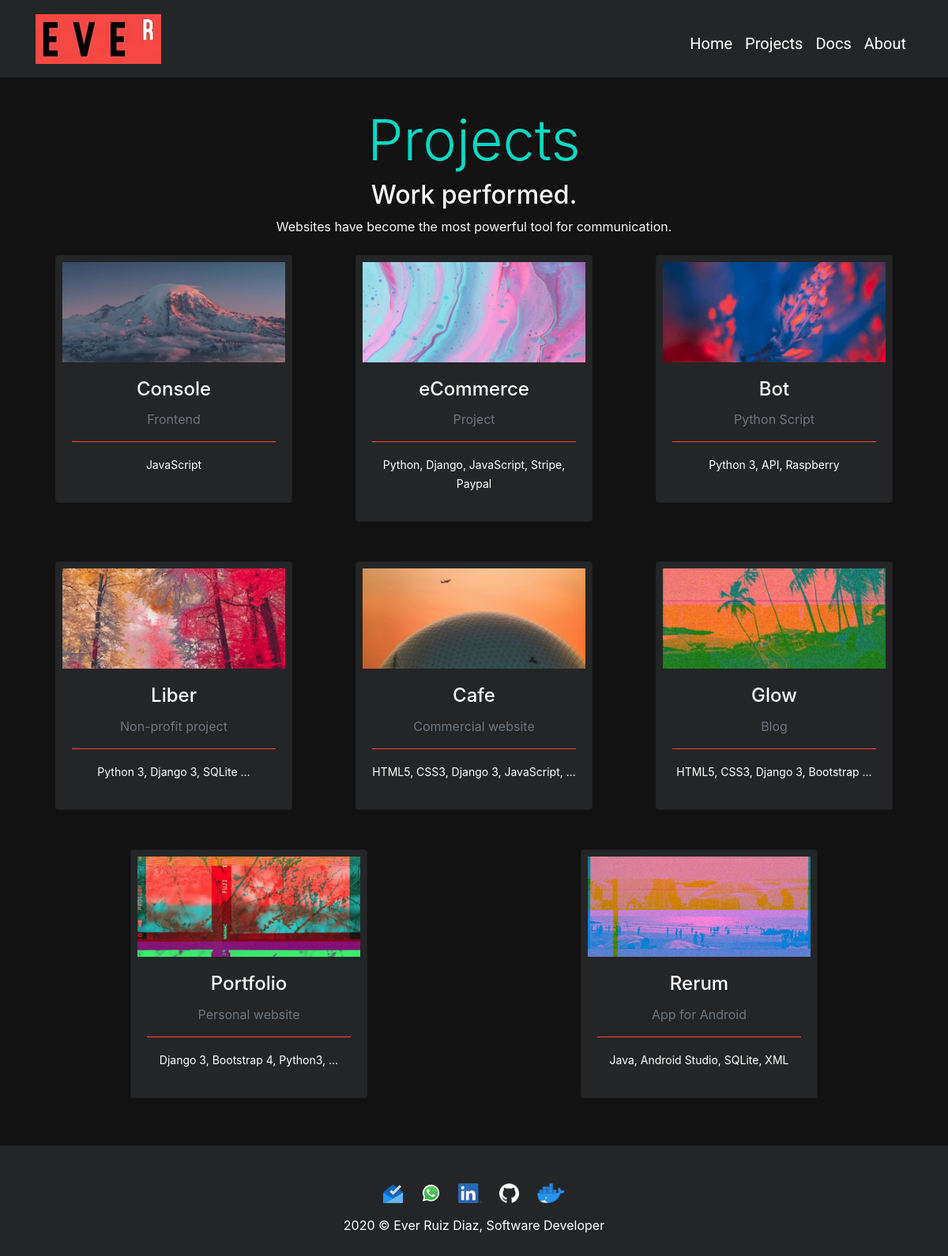
The page /projects/ on the database as committed earlier.
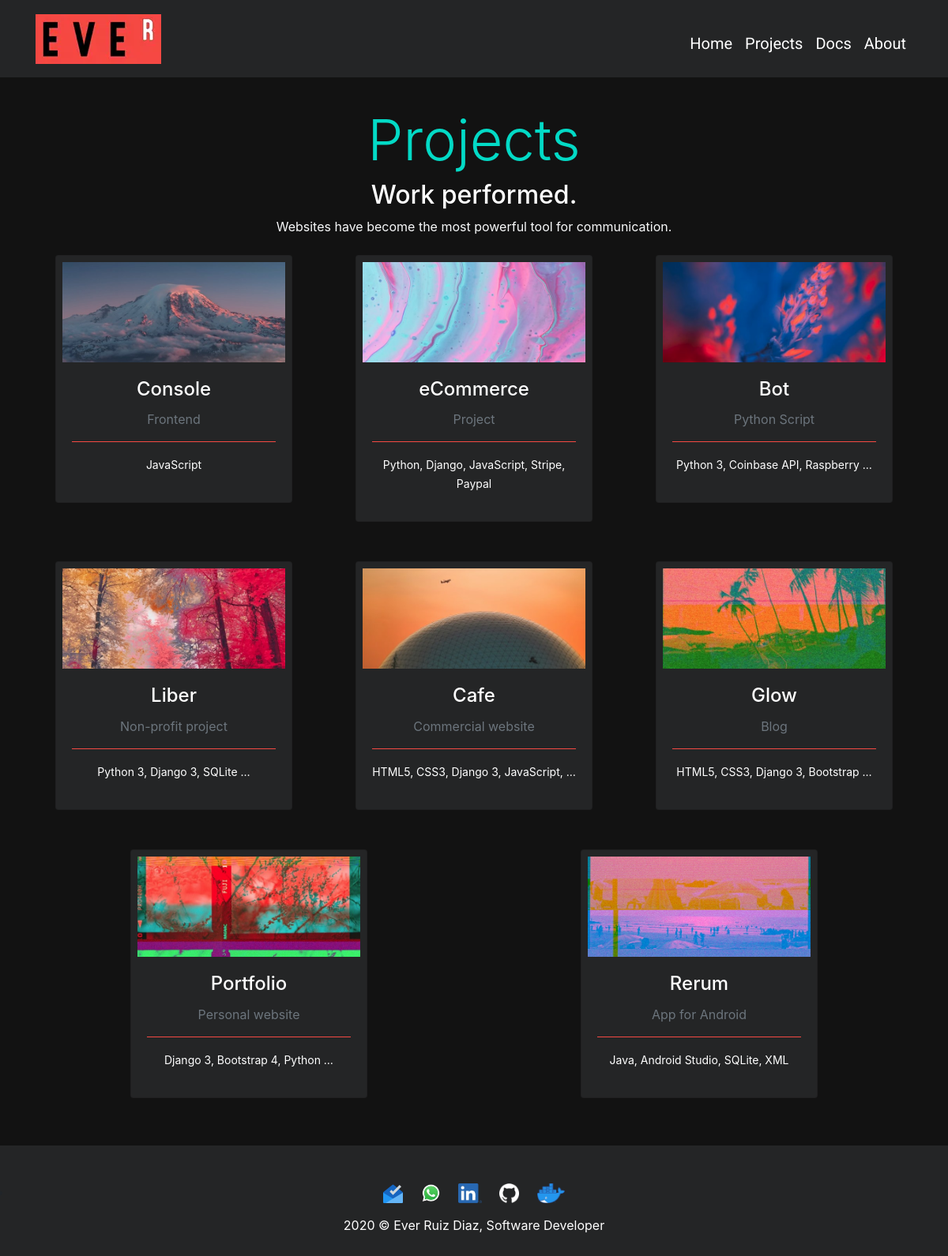
The same page on the database as committed later.
### apps/projects/models.py (models this page shows, shortened)
class Projects(models.Model):
    image = models.ImageField(upload_to="projects/card", verbose_name="Card image", null=True, blank=True)
    screen = models.ImageField(upload_to="projects/modal", verbose_name="Modal image", null=True, blank=True)
    title = models.CharField(max_length=50, verbose_name="Titulo")
    subtitle = models.CharField(max_length=50, verbose_name="Subtitulo", null=True)
    staff = models.CharField(max_length=120, verbose_name="Staff tecnologico", null=True)
    description = RichTextField(verbose_name="Descripcion")
    link = models.URLField(null=True, blank=True, verbose_name="GitHub")
    ordering = SmallIntegerField(verbose_name='Orden', default=0)
    created = models.DateTimeField(auto_now_add=True, verbose_name='Fecha de creación')
    updated = models.DateTimeField(auto_now=True, verbose_name='Fecha de actualización')
    class Meta:
        verbose_name = "Proyecto"
        verbose_name_plural = "Proyectos"
        ordering = ['ordering','created']

### apps/projects/views.py (the view)
# urls.py: path('', views.projects, name="projects")
def projects(request):
    projects = Projects.objects.all()
    return render(request, 'projects/projects.html', {'projects':projects})

### apps/projects/templates/projects/projects.html (shortened to what this page needs)
{% extends 'core/base.html' %}
{% load static %}
{% block content %}
<div id="header">
  <h1 class="supertitle display-3">Projects</h1>
  <h2 id="subheader" class="px-2">Work performed.</h2>
  <p id="superp" class="text-light">Websites have become the most powerful tool for communication.</p>
</div>
<div class="container">
  <div class="row">
    {% for project in projects %}
    <div class="mx-auto">
      <a href="#" title="{{project.title}}" type="button" data-toggle="modal" data-target="#{{project.title}}" style="text-decoration: none;">
        <div id="tarjeta" class="card" style="background-color: #242526; ">
          <div class="project-image-container px-2">
            <div class="project-image-wrapper mb-2">
              <img id="logan" class="mt-2" src="{{ project.image.url }}" alt="">
            </div>
          </div>
          <div class="card-body">
            <h4 class="card-title text-white text-center">{{project.title}}</h4>
            <p class="text-muted text-center">{{project.subtitle}}</p>
            <hr style="border-color: #F54943;">
            <p class="text-white text-center"><small>{{project.staff|truncatewords_html:5}}</small></p>
          </div>
        </div>
      </a>
    </div>
    {% endfor %}
  </div>
</div>
{% endblock %}

### apps/core/templates/core/base.html (shortened to what this page needs)
<!DOCTYPE html>
<html lang="en">
<head>
    {% load static %}
    {% load bootstrap4 %}
    {% load bootstrap4 %}{% bootstrap_css %}
    <link href="{% static 'core/css/styles.css' %}" rel="stylesheet">
    <link href="{% static 'core/css/media.css' %}" media="(max-width:800px)" rel="stylesheet">
</head>
<body>
    {% include 'core/navigation.html' %}
    {% block content %}{% endblock %}
    {% include 'core/footer.html' %}
</body>
</html>

### apps/core/templates/core/navigation.html (shortened to what this page needs)
{% load static %}
<nav class="navbar navbar-expand-md navbar-dark">
    <div class="container">
        <a href="{% url 'home' %}" class="navbar-brand"><img id="logo" src="{% static 'core/img/logo.webp' %}" title="Ever"></a>
        <div class="collapse navbar-collapse navigation" id="testNavbar">
            <ul class="navbar-nav ml-auto pb-2">
                <li class="nav-item" style="height: 50px;"><a class="nav-link blockquote mt-4" href="{% url 'home' %}">Home</a></li>
                <li class="nav-item" style="height: 50px;"><a class="nav-link blockquote mt-4" href="{% url 'projects' %}">Projects</a></li>
                <li class="nav-item" style="height: 50px;"><a class="nav-link blockquote mt-4" href="{% url 'docs' %}">Docs</a></li>
                <li class="nav-item mb-4" style="height: 50px;"><a class="nav-link blockquote mt-4" href="{% url 'about' %}">About</a></li>
            </ul>
        </div>
    </div>
</nav>

### apps/core/templates/core/footer.html
{% load static %}
<footer class="col-md-12" id="abajo">
    <div id="redes">
        <ul style="padding-left: 0px !important;">
            <li>
                <a target="blank" href="{% url 'contact' %}"><img style="max-height: 25px; max-width: 35px;" src="{% static 'core/img/inbox.svg' %}" title="Contact me"></a>
                <a target="blank" href="https://wa.me/393312629203"><img style="max-height: 25px; max-width: 35px;" src="{% static 'core/img/whatsapp.webp' %}" title="Send me a Whatsapp"></a>
                <a target="blank" href="https://www.linkedin.com/in/everdev/"><img style="max-height: 25px; max-width: 35px;" src="{% static 'core/img/linkedin.webp' %}" title="LinkedIn"></a>
                <a target="blank" href="https://github.com/ruizdiazever"><img style="max-height: 25px; max-width: 35px;" src="{% static 'core/img/github.webp' %}" title="GitHub"></a>
                <a target="blank" href="https://hub.docker.com/u/ruizdiazever/"><img style="max-height: 25px; max-width: 35px;" src="{% static 'core/img/docker.webp' %}" title="Docker Hub"></a>
            </li>
        </ul>
    </div>
    <div class="copy">
        </p>2020 &copy Ever Ruiz Diaz, Software Developer</p>
    </div>
</footer>

### apps/core/static/core/css/styles.css (style rules this page uses)
html { min-height: 100%; position: relative; }
body { background-color: #121212; margin: 0; margin-bottom: 150px; }
#abajo { background-color: #242526; position: absolute; bottom: 0; width: 100%; }
.navbar { background-color: #242526; }
#testNavbar ul li a { text-decoration: none; color: white; transition: all 0.5s ease-in; -moz-transition: all 0.5s ease-in; -ms-transition: all 0.5s ease-in; -o-transition: all 0.5s ease-in; -webkit-transition: all 0.5s ease-in; font-family: Roboto, sans-serif; }
.display-3 { text-align: center; color: #03DAC6; }
#subheader { text-align: center; color: white; }
#header { margin-top: 3%; margin-bottom: 2%; text-align: center; }
#header p { color: white; }
p { size: 16px; }
footer { text-align: center; line-height: center; width: 100%; height: 140px; bottom: 0; position: static; background-color: #242526; }
#redes { margin-top: 10px }
#redes ul { padding-top: 37px; }
div.copy { padding-bottom: 1px; color: white; position: relative; font-size: 16px; }
#redes ul a { font-family: Roboto, sans-serif; text-decoration: none; font-size: 16px; padding: 9px; color: white; transition: all 0.5s ease-in; -moz-transition: all 0.5s ease-in; -ms-transition: all 0.5s ease-in; -o-transition: all 0.5s ease-in; -webkit-transition: all 0.5s ease-in }
.card { background-color: #242526; }
.project-image-container { max-width: 100%; max-height: 100%; }
.project-image-wrapper { position : relative !important; padding-bottom: 45%; }
#logan { position : absolute; object-fit: cover; width : 100%; height : 100%; }
#tarjeta { width: 300px; margin-bottom: 50px; }

### apps/core/static/core/css/media.css (style rules this page uses)
.supertitle { font-size: xx-large; }
#subheader { font-size: x-large; }
#superp { margin-left: 6%; margin-right: 6%; }
#logo { max-width: 110px !important; }

Rows that differ between the two databases and show on the page:
changed Projects "Bot": staff "Python 3, API, Raspberry" → "Python 3, Coinbase API, Raspberry …"
changed Projects "Portfolio": staff "Django 3, Bootstrap 4, Python3, …" → "Django 3, Bootstrap 4, Python …"
